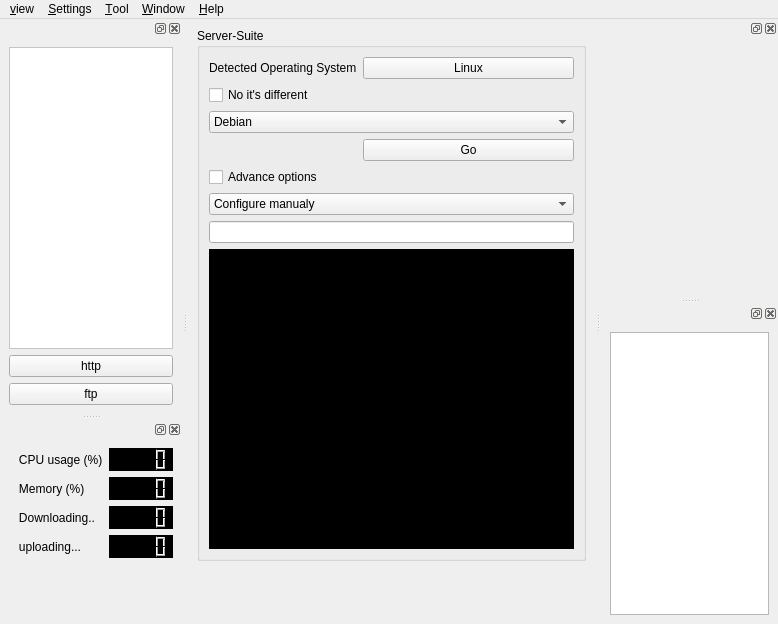
<?xml version="1.0" encoding="UTF-8"?>
<ui version="4.0">
 <class>MainWindow</class>
 <widget class="QMainWindow" name="MainWindow">
  <property name="geometry">
   <rect>
    <x>0</x>
    <y>0</y>
    <width>778</width>
    <height>624</height>
   </rect>
  </property>
  <property name="mouseTracking">
   <bool>false</bool>
  </property>
  <property name="windowTitle">
   <string>Server-Suite</string>
  </property>
  <property name="windowIcon">
   <iconset>
    <normaloff>../home/server-suite/logo128x128.png</normaloff>../home/server-suite/logo128x128.png</iconset>
  </property>
  <widget class="QWidget" name="centralwidget">
   <layout class="QVBoxLayout" name="verticalLayout_2">
    <item>
     <layout class="QVBoxLayout" name="verticalLayout">
      <item alignment="Qt::AlignTop">
       <widget class="QGroupBox" name="groupBox">
        <property name="title">
         <string>Server-Suite</string>
        </property>
        <layout class="QFormLayout" name="formLayout">
         <property name="fieldGrowthPolicy">
          <enum>QFormLayout::AllNonFixedFieldsGrow</enum>
         </property>
         <item row="0" column="0">
          <widget class="QLabel" name="label">
           <property name="text">
            <string>Detected Operating System</string>
           </property>
          </widget>
         </item>
         <item row="0" column="1">
          <widget class="QPushButton" name="pushButton">
           <property name="minimumSize">
            <size>
             <width>211</width>
             <height>0</height>
            </size>
           </property>
           <property name="text">
            <string>Linux</string>
           </property>
          </widget>
         </item>
         <item row="1" column="0">
          <widget class="QCheckBox" name="checkBox">
           <property name="text">
            <string>No it's different</string>
           </property>
          </widget>
         </item>
         <item row="2" column="0" colspan="2">
          <widget class="QComboBox" name="comboBox">
           <item>
            <property name="text">
             <string>Debian</string>
            </property>
           </item>
           <item>
            <property name="text">
             <string>Fedora</string>
            </property>
           </item>
           <item>
            <property name="text">
             <string>Ubuntu</string>
            </property>
           </item>
           <item>
            <property name="text">
             <string>Centos</string>
            </property>
           </item>
           <item>
            <property name="text">
             <string>Kali Linux</string>
            </property>
           </item>
           <item>
            <property name="text">
             <string>RHEL</string>
            </property>
           </item>
          </widget>
         </item>
         <item row="3" column="1">
          <widget class="QPushButton" name="pushButton_2">
           <property name="text">
            <string>Go</string>
           </property>
          </widget>
         </item>
         <item row="4" column="0" colspan="2">
          <widget class="QCheckBox" name="checkBox_2">
           <property name="text">
            <string>Advance options</string>
           </property>
          </widget>
         </item>
         <item row="5" column="0" colspan="2">
          <widget class="QComboBox" name="comboBox_2">
           <item>
            <property name="text">
             <string>Configure manualy</string>
            </property>
           </item>
           <item>
            <property name="text">
             <string>ping</string>
            </property>
           </item>
           <item>
            <property name="text">
             <string>port scan</string>
            </property>
           </item>
          </widget>
         </item>
         <item row="7" column="0" colspan="2">
          <widget class="QTextBrowser" name="textBrowser_2">
           <property name="minimumSize">
            <size>
             <width>0</width>
             <height>300</height>
            </size>
           </property>
           <property name="styleSheet">
            <string notr="true">background-color: rgb(0, 0, 0);</string>
           </property>
          </widget>
         </item>
         <item row="6" column="0" colspan="2">
          <widget class="QLineEdit" name="lineEdit"/>
         </item>
        </layout>
       </widget>
      </item>
     </layout>
    </item>
   </layout>
  </widget>
  <widget class="QDockWidget" name="dockWidget">
   <attribute name="dockWidgetArea">
    <number>1</number>
   </attribute>
   <widget class="QWidget" name="dockWidgetContents">
    <layout class="QVBoxLayout" name="verticalLayout_4">
     <item>
      <layout class="QVBoxLayout" name="verticalLayout_3">
       <item>
        <widget class="QTextBrowser" name="textBrowser">
         <property name="styleSheet">
          <string notr="true">background-color: rgb(255, 255, 255);
font: 75 11pt &quot;Cantarell&quot;;</string>
         </property>
        </widget>
       </item>
       <item>
        <widget class="QPushButton" name="pushButton_4">
         <property name="text">
          <string>http</string>
         </property>
        </widget>
       </item>
       <item>
        <widget class="QPushButton" name="pushButton_3">
         <property name="text">
          <string>ftp</string>
         </property>
        </widget>
       </item>
      </layout>
     </item>
    </layout>
   </widget>
  </widget>
  <widget class="QDockWidget" name="dockWidget_3">
   <property name="minimumSize">
    <size>
     <width>120</width>
     <height>200</height>
    </size>
   </property>
   <property name="maximumSize">
    <size>
     <width>400</width>
     <height>524287</height>
    </size>
   </property>
   <attribute name="dockWidgetArea">
    <number>2</number>
   </attribute>
   <widget class="QWidget" name="dockWidgetContents_3">
    <layout class="QVBoxLayout" name="verticalLayout_5">
     <item>
      <layout class="QHBoxLayout" name="horizontalLayout"/>
     </item>
    </layout>
   </widget>
  </widget>
  <widget class="QDockWidget" name="dockWidget_2">
   <property name="minimumSize">
    <size>
     <width>95</width>
     <height>200</height>
    </size>
   </property>
   <property name="maximumSize">
    <size>
     <width>400</width>
     <height>524287</height>
    </size>
   </property>
   <attribute name="dockWidgetArea">
    <number>2</number>
   </attribute>
   <widget class="QWidget" name="dockWidgetContents_2">
    <layout class="QVBoxLayout" name="verticalLayout_7">
     <item>
      <layout class="QVBoxLayout" name="verticalLayout_6">
       <item>
        <widget class="QTextBrowser" name="textBrowser_3">
         <property name="styleSheet">
          <string notr="true"/>
         </property>
        </widget>
       </item>
      </layout>
     </item>
    </layout>
   </widget>
  </widget>
  <widget class="QDockWidget" name="dockWidget_4">
   <attribute name="dockWidgetArea">
    <number>1</number>
   </attribute>
   <widget class="QWidget" name="dockWidgetContents_4">
    <layout class="QFormLayout" name="formLayout_2">
     <property name="fieldGrowthPolicy">
      <enum>QFormLayout::AllNonFixedFieldsGrow</enum>
     </property>
     <item row="0" column="1">
      <widget class="QLCDNumber" name="lcdNumber_3">
       <property name="styleSheet">
        <string notr="true">background-color: rgb(0, 0, 0);</string>
       </property>
      </widget>
     </item>
     <item row="2" column="0">
      <layout class="QVBoxLayout" name="verticalLayout_8">
       <item alignment="Qt::AlignLeft">
        <widget class="QLabel" name="label_2">
         <property name="text">
          <string>   Downloading..</string>
         </property>
        </widget>
       </item>
      </layout>
     </item>
     <item row="2" column="1">
      <widget class="QLCDNumber" name="lcdNumber_2">
       <property name="styleSheet">
        <string notr="true">background-color: rgb(0, 0, 0);</string>
       </property>
      </widget>
     </item>
     <item row="3" column="0">
      <widget class="QLabel" name="label_3">
       <property name="text">
        <string>   uploading...</string>
       </property>
      </widget>
     </item>
     <item row="3" column="1">
      <widget class="QLCDNumber" name="lcdNumber">
       <property name="styleSheet">
        <string notr="true">background-color: rgb(0, 0, 0);</string>
       </property>
      </widget>
     </item>
     <item row="0" column="0">
      <widget class="QLabel" name="label_4">
       <property name="text">
        <string>   CPU usage (%)</string>
       </property>
      </widget>
     </item>
     <item row="1" column="0">
      <widget class="QLabel" name="label_5">
       <property name="text">
        <string>   Memory (%)</string>
       </property>
      </widget>
     </item>
     <item row="1" column="1">
      <widget class="QLCDNumber" name="lcdNumber_4">
       <property name="styleSheet">
        <string notr="true">background-color: rgb(0, 0, 0);</string>
       </property>
      </widget>
     </item>
    </layout>
   </widget>
  </widget>
  <widget class="QMenuBar" name="menuBar">
   <property name="geometry">
    <rect>
     <x>0</x>
     <y>0</y>
     <width>778</width>
     <height>28</height>
    </rect>
   </property>
   <widget class="QMenu" name="menuView">
    <property name="title">
     <string>&amp;view</string>
    </property>
    <addaction name="separator"/>
    <addaction name="separator"/>
    <addaction name="actionServer_list_2"/>
    <addaction name="actionCPU_Usage_2"/>
    <addaction name="actionMounted_Volumes"/>
   </widget>
   <widget class="QMenu" name="menuSettings">
    <property name="title">
     <string>&amp;Settings</string>
    </property>
    <widget class="QMenu" name="menu_Preferances">
     <property name="title">
      <string>&amp;Preferances</string>
     </property>
     <addaction name="actionServer_list"/>
     <addaction name="actionCPU_Usage"/>
     <addaction name="actionAll_Status"/>
    </widget>
    <addaction name="menu_Preferances"/>
   </widget>
   <widget class="QMenu" name="menuWindow">
    <property name="title">
     <string>&amp;Window</string>
    </property>
    <addaction name="actionMinimize"/>
    <addaction name="actionHide_Menu_Bar"/>
   </widget>
   <widget class="QMenu" name="menuHelp">
    <property name="title">
     <string>&amp;Help</string>
    </property>
    <addaction name="actionServer_Suite_Help"/>
    <addaction name="separator"/>
    <addaction name="separator"/>
    <addaction name="actionAbout_Server_Suite"/>
   </widget>
   <widget class="QMenu" name="menuTool">
    <property name="title">
     <string>&amp;Tool</string>
    </property>
    <addaction name="actionRefresh"/>
   </widget>
   <addaction name="menuView"/>
   <addaction name="menuSettings"/>
   <addaction name="menuTool"/>
   <addaction name="menuWindow"/>
   <addaction name="menuHelp"/>
  </widget>
  <action name="actionServer_list">
   <property name="checkable">
    <bool>true</bool>
   </property>
   <property name="text">
    <string>&amp;Server list</string>
   </property>
  </action>
  <action name="actionCPU_Usage">
   <property name="checkable">
    <bool>true</bool>
   </property>
   <property name="text">
    <string>&amp;CPU Usage</string>
   </property>
  </action>
  <action name="actionAll_Status">
   <property name="checkable">
    <bool>true</bool>
   </property>
   <property name="text">
    <string>&amp;Mounted Volumes</string>
   </property>
  </action>
  <action name="actionMinimize">
   <property name="checkable">
    <bool>true</bool>
   </property>
   <property name="text">
    <string>Minimize</string>
   </property>
   <property name="shortcut">
    <string>Ctrl+M</string>
   </property>
   <property name="menuRole">
    <enum>QAction::NoRole</enum>
   </property>
  </action>
  <action name="actionServer_Suite_Help">
   <property name="text">
    <string>&amp;Server-Suite Help</string>
   </property>
   <property name="shortcut">
    <string>Ctrl+?</string>
   </property>
  </action>
  <action name="actionAbout_Server_Suite">
   <property name="text">
    <string>&amp;About Server-Suite</string>
   </property>
   <property name="shortcutContext">
    <enum>Qt::WindowShortcut</enum>
   </property>
  </action>
  <action name="actionHide_Menu_Bar">
   <property name="checkable">
    <bool>true</bool>
   </property>
   <property name="text">
    <string>Hide Menu Bar</string>
   </property>
   <property name="shortcut">
    <string>Ctrl+H</string>
   </property>
  </action>
  <action name="actionRefresh">
   <property name="text">
    <string>&amp;Refresh</string>
   </property>
   <property name="shortcut">
    <string>Ctrl+R</string>
   </property>
  </action>
  <action name="actionA">
   <property name="text">
    <string>a</string>
   </property>
  </action>
  <action name="actionServer_list_2">
   <property name="text">
    <string>&amp;Server list</string>
   </property>
  </action>
  <action name="actionCPU_Usage_2">
   <property name="text">
    <string>&amp;CPU Usage</string>
   </property>
  </action>
  <action name="actionMounted_Volumes">
   <property name="text">
    <string>&amp;Mounted Volumes</string>
   </property>
  </action>
 </widget>
 <resources/>
 <connections/>
</ui>
